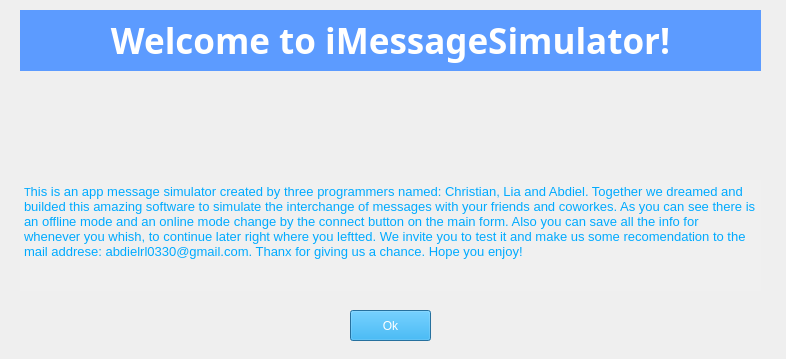
<?xml version="1.0" encoding="UTF-8"?>
<ui version="4.0">
 <class>InfoDialog</class>
 <widget class="QDialog" name="InfoDialog">
  <property name="geometry">
   <rect>
    <x>0</x>
    <y>0</y>
    <width>786</width>
    <height>359</height>
   </rect>
  </property>
  <property name="minimumSize">
   <size>
    <width>786</width>
    <height>359</height>
   </size>
  </property>
  <property name="maximumSize">
   <size>
    <width>786</width>
    <height>359</height>
   </size>
  </property>
  <property name="windowTitle">
   <string>Dialog</string>
  </property>
  <widget class="QLabel" name="label">
   <property name="geometry">
    <rect>
     <x>20</x>
     <y>10</y>
     <width>741</width>
     <height>61</height>
    </rect>
   </property>
   <property name="font">
    <font>
     <family>Bahnschrift</family>
     <pointsize>26</pointsize>
     <weight>75</weight>
     <bold>true</bold>
    </font>
   </property>
   <property name="styleSheet">
    <string notr="true">background-color: rgb(92, 155, 255);
color: rgb(255, 255, 255);</string>
   </property>
   <property name="text">
    <string>Welcome to iMessageSimulator!</string>
   </property>
   <property name="alignment">
    <set>Qt::AlignCenter</set>
   </property>
  </widget>
  <widget class="QLabel" name="label_2">
   <property name="geometry">
    <rect>
     <x>360</x>
     <y>90</y>
     <width>61</width>
     <height>61</height>
    </rect>
   </property>
   <property name="text">
    <string/>
   </property>
   <property name="pixmap">
    <pixmap resource="imgMail.qrc">:/OIPfonfoOk.png</pixmap>
   </property>
   <property name="scaledContents">
    <bool>true</bool>
   </property>
   <property name="alignment">
    <set>Qt::AlignCenter</set>
   </property>
  </widget>
  <widget class="QTextEdit" name="textEdit">
   <property name="geometry">
    <rect>
     <x>20</x>
     <y>180</y>
     <width>741</width>
     <height>111</height>
    </rect>
   </property>
   <property name="palette">
    <palette>
     <active>
      <colorrole role="WindowText">
       <brush brushstyle="SolidPattern">
        <color alpha="255">
         <red>0</red>
         <green>170</green>
         <blue>255</blue>
        </color>
       </brush>
      </colorrole>
      <colorrole role="Button">
       <brush brushstyle="SolidPattern">
        <color alpha="255">
         <red>240</red>
         <green>240</green>
         <blue>240</blue>
        </color>
       </brush>
      </colorrole>
      <colorrole role="Midlight">
       <brush brushstyle="SolidPattern">
        <color alpha="255">
         <red>240</red>
         <green>240</green>
         <blue>240</blue>
        </color>
       </brush>
      </colorrole>
      <colorrole role="Dark">
       <brush brushstyle="SolidPattern">
        <color alpha="255">
         <red>240</red>
         <green>240</green>
         <blue>240</blue>
        </color>
       </brush>
      </colorrole>
      <colorrole role="Mid">
       <brush brushstyle="SolidPattern">
        <color alpha="255">
         <red>240</red>
         <green>240</green>
         <blue>240</blue>
        </color>
       </brush>
      </colorrole>
      <colorrole role="Text">
       <brush brushstyle="SolidPattern">
        <color alpha="255">
         <red>0</red>
         <green>170</green>
         <blue>255</blue>
        </color>
       </brush>
      </colorrole>
      <colorrole role="ButtonText">
       <brush brushstyle="SolidPattern">
        <color alpha="255">
         <red>0</red>
         <green>170</green>
         <blue>255</blue>
        </color>
       </brush>
      </colorrole>
      <colorrole role="Base">
       <brush brushstyle="SolidPattern">
        <color alpha="255">
         <red>240</red>
         <green>240</green>
         <blue>240</blue>
        </color>
       </brush>
      </colorrole>
      <colorrole role="Window">
       <brush brushstyle="SolidPattern">
        <color alpha="255">
         <red>240</red>
         <green>240</green>
         <blue>240</blue>
        </color>
       </brush>
      </colorrole>
      <colorrole role="Shadow">
       <brush brushstyle="SolidPattern">
        <color alpha="255">
         <red>240</red>
         <green>240</green>
         <blue>240</blue>
        </color>
       </brush>
      </colorrole>
      <colorrole role="AlternateBase">
       <brush brushstyle="SolidPattern">
        <color alpha="255">
         <red>240</red>
         <green>240</green>
         <blue>240</blue>
        </color>
       </brush>
      </colorrole>
      <colorrole role="ToolTipText">
       <brush brushstyle="SolidPattern">
        <color alpha="255">
         <red>240</red>
         <green>240</green>
         <blue>240</blue>
        </color>
       </brush>
      </colorrole>
     </active>
     <inactive>
      <colorrole role="WindowText">
       <brush brushstyle="SolidPattern">
        <color alpha="255">
         <red>0</red>
         <green>170</green>
         <blue>255</blue>
        </color>
       </brush>
      </colorrole>
      <colorrole role="Button">
       <brush brushstyle="SolidPattern">
        <color alpha="255">
         <red>240</red>
         <green>240</green>
         <blue>240</blue>
        </color>
       </brush>
      </colorrole>
      <colorrole role="Midlight">
       <brush brushstyle="SolidPattern">
        <color alpha="255">
         <red>240</red>
         <green>240</green>
         <blue>240</blue>
        </color>
       </brush>
      </colorrole>
      <colorrole role="Dark">
       <brush brushstyle="SolidPattern">
        <color alpha="255">
         <red>240</red>
         <green>240</green>
         <blue>240</blue>
        </color>
       </brush>
      </colorrole>
      <colorrole role="Mid">
       <brush brushstyle="SolidPattern">
        <color alpha="255">
         <red>240</red>
         <green>240</green>
         <blue>240</blue>
        </color>
       </brush>
      </colorrole>
      <colorrole role="Text">
       <brush brushstyle="SolidPattern">
        <color alpha="255">
         <red>0</red>
         <green>170</green>
         <blue>255</blue>
        </color>
       </brush>
      </colorrole>
      <colorrole role="ButtonText">
       <brush brushstyle="SolidPattern">
        <color alpha="255">
         <red>0</red>
         <green>170</green>
         <blue>255</blue>
        </color>
       </brush>
      </colorrole>
      <colorrole role="Base">
       <brush brushstyle="SolidPattern">
        <color alpha="255">
         <red>240</red>
         <green>240</green>
         <blue>240</blue>
        </color>
       </brush>
      </colorrole>
      <colorrole role="Window">
       <brush brushstyle="SolidPattern">
        <color alpha="255">
         <red>240</red>
         <green>240</green>
         <blue>240</blue>
        </color>
       </brush>
      </colorrole>
      <colorrole role="Shadow">
       <brush brushstyle="SolidPattern">
        <color alpha="255">
         <red>240</red>
         <green>240</green>
         <blue>240</blue>
        </color>
       </brush>
      </colorrole>
      <colorrole role="AlternateBase">
       <brush brushstyle="SolidPattern">
        <color alpha="255">
         <red>240</red>
         <green>240</green>
         <blue>240</blue>
        </color>
       </brush>
      </colorrole>
      <colorrole role="ToolTipText">
       <brush brushstyle="SolidPattern">
        <color alpha="255">
         <red>240</red>
         <green>240</green>
         <blue>240</blue>
        </color>
       </brush>
      </colorrole>
     </inactive>
     <disabled>
      <colorrole role="WindowText">
       <brush brushstyle="SolidPattern">
        <color alpha="255">
         <red>0</red>
         <green>170</green>
         <blue>255</blue>
        </color>
       </brush>
      </colorrole>
      <colorrole role="Button">
       <brush brushstyle="SolidPattern">
        <color alpha="255">
         <red>240</red>
         <green>240</green>
         <blue>240</blue>
        </color>
       </brush>
      </colorrole>
      <colorrole role="Midlight">
       <brush brushstyle="SolidPattern">
        <color alpha="255">
         <red>240</red>
         <green>240</green>
         <blue>240</blue>
        </color>
       </brush>
      </colorrole>
      <colorrole role="Dark">
       <brush brushstyle="SolidPattern">
        <color alpha="255">
         <red>240</red>
         <green>240</green>
         <blue>240</blue>
        </color>
       </brush>
      </colorrole>
      <colorrole role="Mid">
       <brush brushstyle="SolidPattern">
        <color alpha="255">
         <red>240</red>
         <green>240</green>
         <blue>240</blue>
        </color>
       </brush>
      </colorrole>
      <colorrole role="Text">
       <brush brushstyle="SolidPattern">
        <color alpha="255">
         <red>0</red>
         <green>170</green>
         <blue>255</blue>
        </color>
       </brush>
      </colorrole>
      <colorrole role="ButtonText">
       <brush brushstyle="SolidPattern">
        <color alpha="255">
         <red>0</red>
         <green>170</green>
         <blue>255</blue>
        </color>
       </brush>
      </colorrole>
      <colorrole role="Base">
       <brush brushstyle="SolidPattern">
        <color alpha="255">
         <red>240</red>
         <green>240</green>
         <blue>240</blue>
        </color>
       </brush>
      </colorrole>
      <colorrole role="Window">
       <brush brushstyle="SolidPattern">
        <color alpha="255">
         <red>240</red>
         <green>240</green>
         <blue>240</blue>
        </color>
       </brush>
      </colorrole>
      <colorrole role="Shadow">
       <brush brushstyle="SolidPattern">
        <color alpha="255">
         <red>240</red>
         <green>240</green>
         <blue>240</blue>
        </color>
       </brush>
      </colorrole>
      <colorrole role="AlternateBase">
       <brush brushstyle="SolidPattern">
        <color alpha="255">
         <red>240</red>
         <green>240</green>
         <blue>240</blue>
        </color>
       </brush>
      </colorrole>
      <colorrole role="ToolTipText">
       <brush brushstyle="SolidPattern">
        <color alpha="255">
         <red>240</red>
         <green>240</green>
         <blue>240</blue>
        </color>
       </brush>
      </colorrole>
     </disabled>
    </palette>
   </property>
   <property name="styleSheet">
    <string notr="true">color: rgb(0, 170, 255);
border-color: rgb(255, 255, 255);
background-color: rgb(240, 240, 240);
font: 75 22pt &quot;Bahnschrift&quot;;</string>
   </property>
   <property name="frameShape">
    <enum>QFrame::NoFrame</enum>
   </property>
   <property name="html">
    <string>&lt;!DOCTYPE HTML PUBLIC &quot;-//W3C//DTD HTML 4.0//EN&quot; &quot;http://www.w3.org/TR/REC-html40/strict.dtd&quot;&gt;
&lt;html&gt;&lt;head&gt;&lt;meta name=&quot;qrichtext&quot; content=&quot;1&quot; /&gt;&lt;style type=&quot;text/css&quot;&gt;
p, li { white-space: pre-wrap; }
&lt;/style&gt;&lt;/head&gt;&lt;body style=&quot; font-family:'Bahnschrift'; font-size:22pt; font-weight:72; font-style:normal;&quot;&gt;
&lt;p style=&quot; margin-top:0px; margin-bottom:0px; margin-left:0px; margin-right:0px; -qt-block-indent:0; text-indent:0px;&quot;&gt;&lt;span style=&quot; font-family:'MS Shell Dlg 2'; font-size:8pt; font-weight:400;&quot;&gt;T&lt;/span&gt;&lt;span style=&quot; font-family:'MS Shell Dlg 2'; font-size:10pt; font-weight:400;&quot;&gt;his is an app message simulator created by three programmers named: Christian, Lia and Abdiel. Together we dreamed and builded this amazing software to simulate the interchange of messages with your friends and coworkes. As you can see there is an offline mode and an online mode change by the connect button on the main form. Also you can save all the info for whenever you whish, to continue later right where you leftted. We invite you to test it and make us some recomendation to the mail addrese: abdielrl0330@gmail.com. Thanx for giving us a chance. Hope you enjoy!&lt;/span&gt;&lt;/p&gt;&lt;/body&gt;&lt;/html&gt;</string>
   </property>
  </widget>
  <widget class="QPushButton" name="pushButton">
   <property name="geometry">
    <rect>
     <x>350</x>
     <y>310</y>
     <width>81</width>
     <height>31</height>
    </rect>
   </property>
   <property name="styleSheet">
    <string notr="true">color: rgb(255, 255, 255);
font: 75 14pt &quot;Bahnschrift&quot;;
background-color: rgb(0, 170, 255);</string>
   </property>
   <property name="text">
    <string>Ok</string>
   </property>
  </widget>
 </widget>
 <resources>
  <include location="imgMail.qrc"/>
 </resources>
 <connections/>
</ui>
